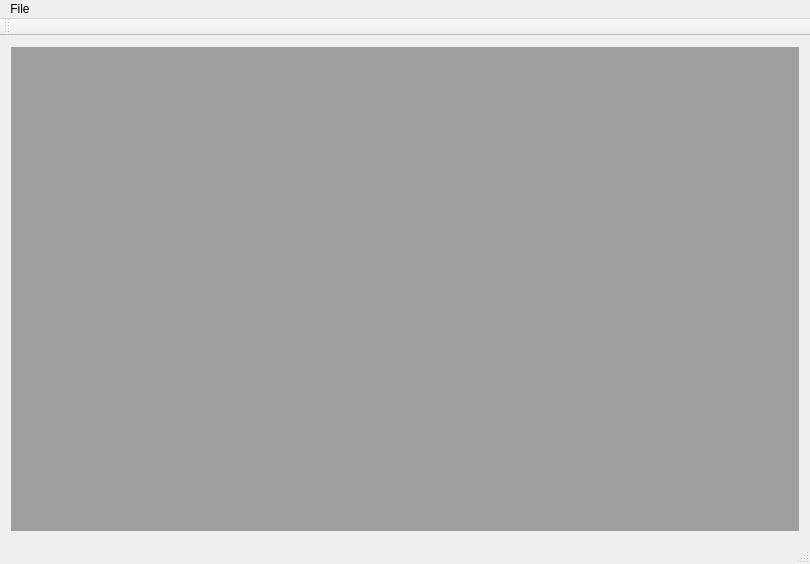
<?xml version="1.0" encoding="UTF-8"?>
<ui version="4.0">
 <class>MainWindow</class>
 <widget class="QMainWindow" name="MainWindow">
  <property name="geometry">
   <rect>
    <x>0</x>
    <y>0</y>
    <width>810</width>
    <height>564</height>
   </rect>
  </property>
  <property name="windowTitle">
   <string>BAPS3 UI</string>
  </property>
  <widget class="QWidget" name="centralWidget">
   <layout class="QHBoxLayout" name="horizontalLayout_2">
    <item>
     <widget class="QMdiArea" name="mdiArea"/>
    </item>
   </layout>
  </widget>
  <widget class="QMenuBar" name="menuBar">
   <property name="geometry">
    <rect>
     <x>0</x>
     <y>0</y>
     <width>810</width>
     <height>21</height>
    </rect>
   </property>
   <widget class="QMenu" name="menuFile">
    <property name="title">
     <string>File</string>
    </property>
    <addaction name="actionConnect"/>
    <addaction name="separator"/>
    <addaction name="actionAbout"/>
    <addaction name="actionQuit"/>
   </widget>
   <addaction name="menuFile"/>
  </widget>
  <widget class="QToolBar" name="mainToolBar">
   <attribute name="toolBarArea">
    <enum>TopToolBarArea</enum>
   </attribute>
   <attribute name="toolBarBreak">
    <bool>false</bool>
   </attribute>
  </widget>
  <widget class="QStatusBar" name="statusBar"/>
  <action name="actionQuit">
   <property name="text">
    <string>Quit</string>
   </property>
   <property name="shortcut">
    <string>Ctrl+Q</string>
   </property>
  </action>
  <action name="actionConnect">
   <property name="text">
    <string>Connect...</string>
   </property>
   <property name="iconText">
    <string>Connect
</string>
   </property>
   <property name="shortcut">
    <string>Ctrl+C</string>
   </property>
  </action>
  <action name="actionAbout">
   <property name="text">
    <string>About...</string>
   </property>
  </action>
 </widget>
 <layoutdefault spacing="6" margin="11"/>
 <resources/>
 <connections>
  <connection>
   <sender>actionQuit</sender>
   <signal>triggered()</signal>
   <receiver>MainWindow</receiver>
   <slot>close()</slot>
   <hints>
    <hint type="sourcelabel">
     <x>-1</x>
     <y>-1</y>
    </hint>
    <hint type="destinationlabel">
     <x>404</x>
     <y>281</y>
    </hint>
   </hints>
  </connection>
 </connections>
</ui>
